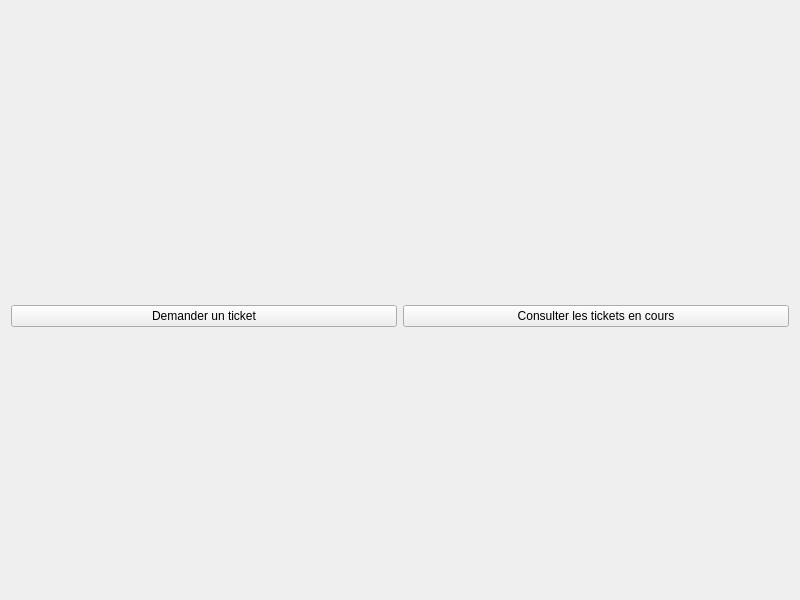
<?xml version="1.0" encoding="UTF-8"?>
<ui version="4.0">
 <class>PageAccueilPersonnel</class>
 <widget class="QWidget" name="PageAccueilPersonnel">
  <property name="geometry">
   <rect>
    <x>0</x>
    <y>0</y>
    <width>800</width>
    <height>600</height>
   </rect>
  </property>
  <property name="windowTitle">
   <string>Form</string>
  </property>
  <layout class="QGridLayout" name="gridLayout_2" rowstretch="10,500,0,0,0" rowminimumheight="10,500,0,0,0" columnminimumwidth="250,250">
   <property name="sizeConstraint">
    <enum>QLayout::SetNoConstraint</enum>
   </property>
   <property name="topMargin">
    <number>0</number>
   </property>
   <property name="verticalSpacing">
    <number>0</number>
   </property>
   <item row="0" column="0">
    <widget class="QLabel" name="label">
     <property name="maximumSize">
      <size>
       <width>16777215</width>
       <height>20</height>
      </size>
     </property>
     <property name="text">
      <string/>
     </property>
    </widget>
   </item>
   <item row="1" column="0">
    <widget class="QPushButton" name="demander_ticket_bouton">
     <property name="text">
      <string>Demander un ticket</string>
     </property>
    </widget>
   </item>
   <item row="1" column="1">
    <widget class="QPushButton" name="consulter_tickets_bouton">
     <property name="text">
      <string>Consulter les tickets en cours</string>
     </property>
    </widget>
   </item>
  </layout>
 </widget>
 <resources/>
 <connections/>
</ui>
